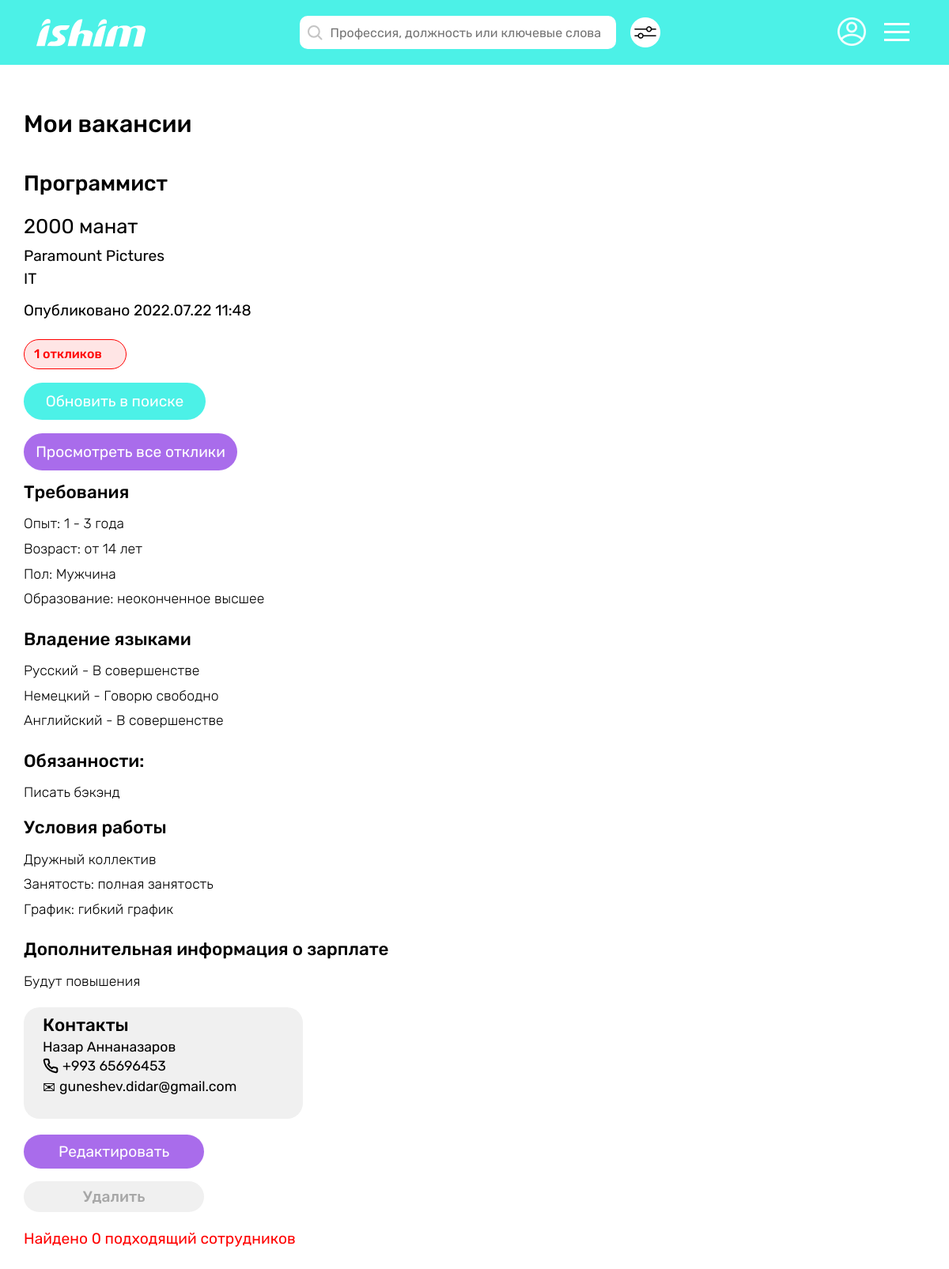
Screenshot of /vacancy/my/3 (signed in) with the database file from the repository.
### vacancy/models.py (models this page shows, shortened)
class Vacancy(models.Model):
    creator = models.ForeignKey(User, on_delete=models.CASCADE)
    position = models.CharField(max_length=65)
    sphere = models.CharField(max_length=100)
    min_salary = models.IntegerField(default=0)
    max_salary = models.IntegerField()
    registration = models.CharField(max_length=100, default='не имеет значения')
    experience = models.CharField(max_length=65)
    min_age = models.IntegerField()
    max_age = models.IntegerField()
    sex = models.CharField(max_length=65, default='не имеет значения')
    education = models.CharField(max_length=65)
    responsibilities = models.TextField()
    work_terms = models.TextField()
    busyness = models.CharField(max_length=65, default='')
    work_graph = models.CharField(max_length=65)
    payment = models.TextField(default='')
    views = models.IntegerField(default=0)
    creation_date = models.DateTimeField(auto_now_add=True)
    class Meta:
        verbose_name_plural = "Vacancies"

class NeededLanguage(models.Model):
    vacancy = models.ForeignKey(Vacancy, on_delete=models.CASCADE)
    language = models.CharField(max_length=25)
    level = models.CharField(max_length=65)

### hirer/models.py (models this page shows, shortened)
class Hirer(models.Model):
    user = models.OneToOneField(User, on_delete=models.CASCADE, null=True, blank=True)
    company_name = models.CharField(max_length=65)
    sphere = models.CharField(max_length=100)
    phone_num = PhoneNumberField()
    city = models.CharField(max_length=65)
    creation_date = models.DateTimeField(auto_now_add=True)

### vacancy/views.py (the view)
# urls.py: path('my/<int:pk>', tm_views.MyVacancyDetailView.as_view(), name='my-vacancy-info-tm'),
class MyVacancyDetailView(LoginRequiredMixin, UserPassesTestMixin, DetailView):
    model = Vacancy
    template_name = 'vacancy/my_vacancy_detail.html'
    def test_func(self):
        if not hasattr(self.request.user, 'hirer'):
            return False
        vacancy = self.get_object()
        return vacancy.creator == self.request.user

### contacts/models.py (called while the page is built)
    def content_as_list(self):
        return self.content.split('\n')

### vacancy/templates/vacancy/my_vacancy_detail.html (shortened to what this page needs)
{% extends "main/base.html" %}
{% load static %}
{% block content %}
      <div class="container__main pad-0 w-1920">
         {% include 'main/header_hirer.html' %}
         <div class="container__content">
            <div class="my__vac__view">
               <h1 class="mvv__headline">Мои вакансии</h1>
               <h2 class="mvv__title">{{ object.position }}</h2>
               <h3 class="mvv__salary">{{ object.min_salary }} манат</h3>
               <span class="mvv__main__info">{{ object.creator.hirer.company_name }}</span>
               <span class="mvv__main__info">{{ object.sphere }}</span>
               <span class="mvv__main__info">Опубликовано {{ object.creation_date|date:"Y.m.d H:i"}}</span>
               <div class="mvv__amount__resp">{{ vacancy.response_set.count }} откликов</div>
               <a href="{% url 'refresh-vacancy' object.id %}" class="mvv__refresh__in__search__btn green__btn">
                  Обновить в поиске
               </a>
               <a href="" class="mvv__see__all__resp purp__btn">Просмотреть все отклики</a>
               <h4 class="mvv__subtitle">Требования
               </h4>
               <p class="mvv__info">
                  <span>Опыт: {{ object.experience }}</span>
                  <span>Возраст: от {{ object.min_age }} лет</span>
                  <span>Пол: {{ object.sex }}</span>
                  <span>Образование: {{ object.education }}</span>
               </p>
               <h4 class="mvv__subtitle">Владение языками</h4>
               <p class="mvv__info">
                  {% for language in object.neededlanguage_set.all %}
                  <span>{{ language.language}} - {{ language.level }}</span>
                  {% endfor %}
               </p>
               <h4 class="mvv__subtitle">Обязанности:</h4>
               <p class="mvv__info">
                  {{ object.responsibilities }}
               </p>
               <h4 class="mvv__subtitle">Условия работы</h4>
               <p class="mvv__info">
                  <span>
                     {{ object.work_terms }}
                  </span>
                  <span>Занятость: {{ object.busyness }}</span>
                  <span>График: {{ object.work_graph }}</span>
               </p>
               <h4 class="mvv__subtitle">Дополнительная информация о зарплате</h4>
               <p class="mvv__info">
                  {{ object.payment }}
               </p>
               <div class="mvv__contacts">
                  <h4 class="mvv__subtitle">Контакты</h4>
                  {% with content=object.contact.content_as_list %}
                  <span>{{ content.0 }}</span>
                  <span>
                     <svg width="20" height="20" class="mr5">
                        <use xlink:href="#mob__pic" class="mob__pic" fill="none" stroke="black"></use>
                     </svg>
                     {{ content.1 }}</span>
                  <span><span class="mr5">✉</span>{{ content.2 }}</span>
                  {% endwith %}
               </div>
               <a href="{% url 'vacancy-edit' object.id %}" class="mvv__edit__btn purp__btn">Редактировать</a>
               <a href="{% url 'vacancy-delete' object.id %}" class="mvv__delete__btn">Удалить</a>
               <a href="{% url 'suitable-cvs' object.id %}" class="suitable__link">Найдено {{ vacancy.cv_set.count }} подходящий сотрудников</a>
            </div>
         </div>
      </div>
      {% endblock %}

### static/main.css (style rules this page uses)
* { padding: 0; margin: 0; border: 0; }
*, *:before, *:after { -moz-box-sizing: border-box; -webkit-box-sizing: border-box; box-sizing: border-box; }
html, body { height: 100%; width: 100%; font-size: 100%; line-height: 1; font-size: 16px; -ms-text-size-adjust: 100%; -moz-text-size-adjust: 100%; -webkit-text-size-adjust: 100%; color: #000; font-family: 'Rubik', sans-serif; }
a, a:visited { text-decoration: none; }
h1, h2, h3, h4, h5, h6 { font-size: inherit; font-weight: 400; margin: 0; }
p { margin: 0; }
svg { margin: 0; padding: 0; }
.w-1920 { width: 100%; max-width: 1920px; }
.pad-0 { padding: 0; }
.purp__btn { background-color: #A96CEB; font-size: 1.2rem; line-height: 1.2; text-align: center; color: #fff; }
.green__btn { background-color: #4CF1E7; font-size: 1.2rem; line-height: 1.2; text-align: center; color: #fff; }
.mr5 { margin-right: 5px; }
.container__content { width: 100%; max-width: 1440px; padding: 0 30px; margin: 0 auto; position: relative; }
.container__main { width: 100%; margin: 0 auto; position: relative; }
.suitable__link { color: #FF0000; }
.my__vac__view { width: 100%; max-width: 740px; display: flex; flex-direction: column; padding-top: 60px; }
.mvv__headline { font-size: 1.9rem; font-weight: 500; margin-bottom: 47px; }
.mvv__title { font-size: 1.7rem; font-weight: 500; margin-bottom: 27px; }
.mvv__salary { font-size: 1.6rem; margin-bottom: 15px; }
.mvv__main__info { font-size: 1.2rem; margin-bottom: 10px; }
.mvv__amount__resp { max-width: 130px; font-weight: 500; color: #FF0000; padding: 10px 12px; background: rgba(255, 0, 0, 0.1); border: 1px solid #FF0000; border-radius: 30px; margin-top: 17px; margin-bottom: 17px; }
.mvv__refresh__in__search__btn { width: 230px; padding: 12px 15px; background: #4CF1E7; border-radius: 33px; margin-bottom: 17px; }
.mvv__see__all__resp { width: 270px; padding: 12px 15px; border-radius: 33px; margin-bottom: 17px; }
.mvv__subtitle { font-size: 1.4rem; font-weight: 500; margin-bottom: 16px; }
.mvv__info { font-size: 1.1rem; font-weight: 300; line-height: 1.4; margin-bottom: 21px; }
.mvv__info span { display: block; font-size: 1.1rem; font-weight: 300; margin-bottom: 7px; }
.mvv__contacts { width: 100%; max-width: 353px; padding: 12px 24px 24px 24px; background: #F0F0F0; border-radius: 20px; margin-bottom: 20px; }
.mvv__contacts .mvv__subtitle { margin-bottom: 7px; }
.mvv__contacts span { width: 100%; display: flex; align-items: center; font-size: 1.1rem; margin-bottom: 5px; }
.mvv__contacts span span { font-size: 1.2rem; margin-top: 3px; margin-bottom: 0; width: auto; }
.mvv__edit__btn { width: 228px; padding: 10px 0; text-align: center; background: #A96CEB; border-radius: 33px; margin-bottom: 16px; }
.mvv__delete__btn { width: 228px; font-size: 1.2rem; font-weight: 500; text-align: center; color: rgba(0, 0, 0, 0.3); padding: 10px 0; background: #F0F0F0; border-radius: 33px; margin-bottom: 24px; }
.suitable__link { font-size: 1.2rem; color: #FF0000; margin-bottom: 30px; }

### rows the page displays
Vacancy: position "Программист", min_salary "2000", creator.hirer.company_name "Paramount Pictures", sphere "IT", creation_date "2022.07.22 11:48", response_set.count "1", experience "1 - 3 года", min_age "14", sex "Мужчина", education "неоконченное высшее", responsibilities "Писать бэкэнд", work_terms "Дружный коллектив", busyness "полная занятость", work_graph "гибкий график", payment "Будут повышения", cv_set.count "0"
NeededLanguage: language "Русский", level "В совершенстве"
NeededLanguage: language "Немецкий", level "Говорю свободно"
NeededLanguage: language "Английский", level "В совершенстве"

### other values shown
{{ content.0 }} "Назар Аннаназаров"
{{ content.1 }} "+993 65696453"
{{ content.2 }} "guneshev.didar@gmail.com"
